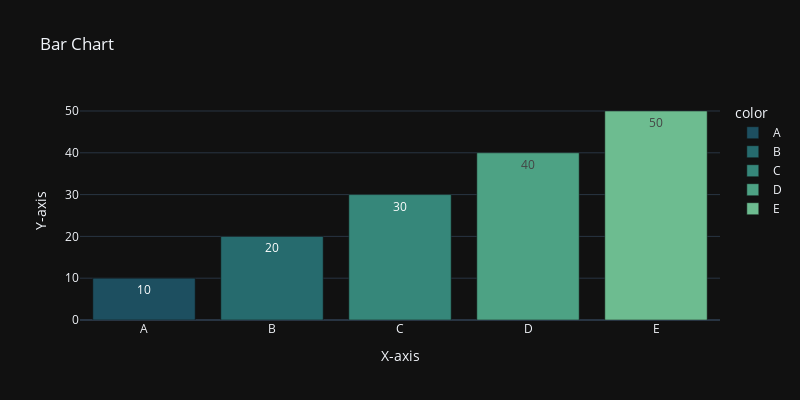

Notebook code cell kept with this figure:
### Code cell
labels = ['A','B','C','D','E']
counts = [10, 20, 30, 40, 50]
px.bar(x=labels, y=counts, title='Bar Chart', labels={'x':'X-axis','y':'Y-axis'}, width=800,height=400,color=labels,text=counts, template='plotly_dark',color_discrete_sequence= px.colors.sequential.Blugrn_r)

### Figure 1 — Plotly figure (JSON) as saved in the notebook; plotly's stock layout.template omitted (floating-point values rounded to 4 significant figures)
{"data": [{"alignmentgroup": "True", "hovertemplate": "color=A<br>X-axis=%{x}<br>Y-axis=%{y}<br>text=%{text}<extra></extra>", "legendgroup": "A", "marker": {"color": "rgb(29, 79, 96)", "pattern": {"shape": ""}}, "name": "A", "offsetgroup": "A", "orientation": "v", "showlegend": true, "text": [10], "textposition": "auto", "type": "bar", "x": ["A"], "xaxis": "x", "y": [10], "yaxis": "y"}, {"alignmentgroup": "True", "hovertemplate": "color=B<br>X-axis=%{x}<br>Y-axis=%{y}<br>text=%{text}<extra></extra>", "legendgroup": "B", "marker": {"color": "rgb(38, 107, 110)", "pattern": {"shape": ""}}, "name": "B", "offsetgroup": "B", "orientation": "v", "showlegend": true, "text": [20], "textposition": "auto", "type": "bar", "x": ["B"], "xaxis": "x", "y": [20], "yaxis": "y"}, {"alignmentgroup": "True", "hovertemplate": "color=C<br>X-axis=%{x}<br>Y-axis=%{y}<br>text=%{text}<extra></extra>", "legendgroup": "C", "marker": {"color": "rgb(54, 135, 122)", "pattern": {"shape": ""}}, "name": "C", "offsetgroup": "C", "orientation": "v", "showlegend": true, "text": [30], "textposition": "auto", "type": "bar", "x": ["C"], "xaxis": "x", "y": [30], "yaxis": "y"}, {"alignmentgroup": "True", "hovertemplate": "color=D<br>X-axis=%{x}<br>Y-axis=%{y}<br>text=%{text}<extra></extra>", "legendgroup": "D", "marker": {"color": "rgb(77, 162, 132)", "pattern": {"shape": ""}}, "name": "D", "offsetgroup": "D", "orientation": "v", "showlegend": true, "text": [40], "textposition": "auto", "type": "bar", "x": ["D"], "xaxis": "x", "y": [40], "yaxis": "y"}, {"alignmentgroup": "True", "hovertemplate": "color=E<br>X-axis=%{x}<br>Y-axis=%{y}<br>text=%{text}<extra></extra>", "legendgroup": "E", "marker": {"color": "rgb(109, 188, 144)", "pattern": {"shape": ""}}, "name": "E", "offsetgroup": "E", "orientation": "v", "showlegend": true, "text": [50], "textposition": "auto", "type": "bar", "x": ["E"], "xaxis": "x", "y": [50], "yaxis": "y"}], "layout": {"barmode": "relative", "height": 400, "legend": {"title": {"text": "color"}, "tracegroupgap": 0}, "title": {"text": "Bar Chart"}, "width": 800, "xaxis": {"anchor": "y", "domain": [0, 1], "title": {"text": "X-axis"}}, "yaxis": {"anchor": "x", "domain": [0, 1], "title": {"text": "Y-axis"}}}}
